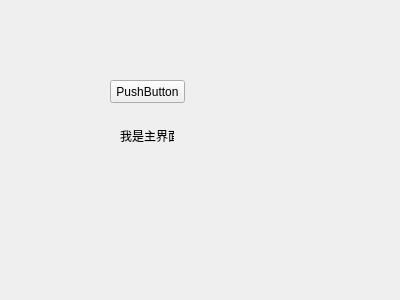
<?xml version="1.0" encoding="UTF-8"?>
<ui version="4.0">
 <class>Widget</class>
 <widget class="QWidget" name="Widget">
  <property name="geometry">
   <rect>
    <x>0</x>
    <y>0</y>
    <width>400</width>
    <height>300</height>
   </rect>
  </property>
  <property name="windowTitle">
   <string>Widget</string>
  </property>
  <widget class="QLabel" name="label">
   <property name="geometry">
    <rect>
     <x>120</x>
     <y>130</y>
     <width>54</width>
     <height>12</height>
    </rect>
   </property>
   <property name="text">
    <string>我是主界面</string>
   </property>
  </widget>
  <widget class="QPushButton" name="showChildButton">
   <property name="geometry">
    <rect>
     <x>110</x>
     <y>80</y>
     <width>75</width>
     <height>23</height>
    </rect>
   </property>
   <property name="text">
    <string>PushButton</string>
   </property>
  </widget>
 </widget>
 <layoutdefault spacing="6" margin="11"/>
 <resources/>
 <connections/>
</ui>
